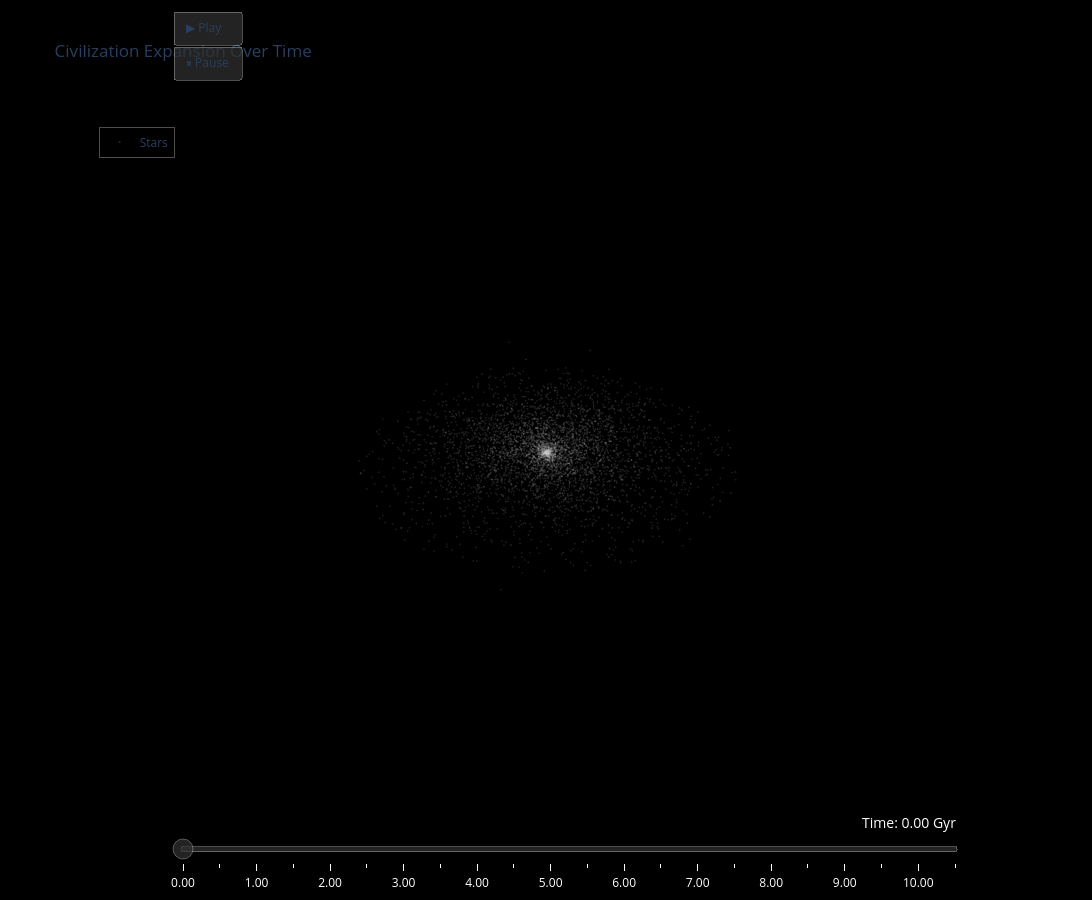

Notebook source saved alongside this figure:
### Markdown cell above
## 5. Animated Visualization: Watch Expansion Over Time

The real magic: see trajectories and spheres grow dynamically as civilizations colonize!

### Code cell
# Create animated figure with both features
print("Creating animation... (this may take a moment)")

fig_anim = viz.create_animated_figure(
    subsample_stars=5000,
    show_stars=True,
    show_hazards=True,
    show_trajectories=True,  # Grows as colonies arrive
    show_spheres=True  # Expands as civilizations reach farther
)

fig_anim.update_layout(title="Civilization Expansion Over Time")
fig_anim.show()

print("\n🎬 Controls:")
print("  - Click Play button to watch expansion")
print("  - Drag timeline slider to jump to specific time")
print("  - Trajectories appear as colonies are established")
print("  - Spheres grow as civilizations expand outward")

### Figure 1 — Plotly figure (JSON) as saved in the notebook; plotly's stock layout.template omitted (floating-point values rounded to 4 significant figures; data arrays with more than 128 entries replaced by an {"elided": "..."} marker saying what was removed)
{"data": [{"hoverinfo": "skip", "marker": {"color": "rgb(200, 200, 200)", "opacity": 0.15, "size": 1}, "mode": "markers", "name": "Stars", "type": "scatter3d", "x": {"elided": "5000 float values"}, "y": {"elided": "5000 float values"}, "z": {"elided": "5000 float values"}}], "layout": {"height": 900, "legend": {"bgcolor": "rgba(0, 0, 0, 0.5)", "bordercolor": "rgba(255, 255, 255, 0.3)", "borderwidth": 1, "x": 0.02, "y": 0.98}, "paper_bgcolor": "rgb(0, 0, 0)", "plot_bgcolor": "rgb(0, 0, 0)", "scene": {"bgcolor": "rgb(0, 0, 0)", "camera": {"eye": {"x": 1.5, "y": 1.5, "z": 1.3}}, "xaxis": {"showbackground": false, "showgrid": false, "showticklabels": false, "visible": false}, "yaxis": {"showbackground": false, "showgrid": false, "showticklabels": false, "visible": false}, "zaxis": {"showbackground": false, "showgrid": false, "showticklabels": false, "visible": false}}, "showlegend": true, "sliders": [{"active": 0, "bgcolor": "rgba(50, 50, 50, 0.7)", "bordercolor": "rgba(255, 255, 255, 0.3)", "borderwidth": 1, "currentvalue": {"font": {"color": "white", "size": 14}, "prefix": "Time: ", "suffix": " Gyr", "visible": true, "xanchor": "right"}, "font": {"color": "white"}, "len": 0.85, "steps": [{"args": [["t_0"], {"frame": {"duration": 0, "redraw": true}, "mode": "immediate", "transition": {"duration": 0}}], "label": "0.00", "method": "animate"}, {"args": [["t_1"], {"frame": {"duration": 0, "redraw": true}, "mode": "immediate", "transition": {"duration": 0}}], "label": "0.50", "method": "animate"}, {"args": [["t_2"], {"frame": {"duration": 0, "redraw": true}, "mode": "immediate", "transition": {"duration": 0}}], "label": "1.00", "method": "animate"}, {"args": [["t_3"], {"frame": {"duration": 0, "redraw": true}, "mode": "immediate", "transition": {"duration": 0}}], "label": "1.50", "method": "animate"}, {"args": [["t_4"], {"frame": {"duration": 0, "redraw": true}, "mode": "immediate", "transition": {"duration": 0}}], "label": "2.00", "method": "animate"}, {"args": [["t_5"], {"frame": {"duration": 0, "redraw": true}, "mode": "immediate", "transition": {"duration": 0}}], "label": "2.50", "method": "animate"}, {"args": [["t_6"], {"frame": {"duration": 0, "redraw": true}, "mode": "immediate", "transition": {"duration": 0}}], "label": "3.00", "method": "animate"}, {"args": [["t_7"], {"frame": {"duration": 0, "redraw": true}, "mode": "immediate", "transition": {"duration": 0}}], "label": "3.50", "method": "animate"}, {"args": [["t_8"], {"frame": {"duration": 0, "redraw": true}, "mode": "immediate", "transition": {"duration": 0}}], "label": "4.00", "method": "animate"}, {"args": [["t_9"], {"frame": {"duration": 0, "redraw": true}, "mode": "immediate", "transition": {"duration": 0}}], "label": "4.50", "method": "animate"}, {"args": [["t_10"], {"frame": {"duration": 0, "redraw": true}, "mode": "immediate", "transition": {"duration": 0}}], "label": "5.00", "method": "animate"}, {"args": [["t_11"], {"frame": {"duration": 0, "redraw": true}, "mode": "immediate", "transition": {"duration": 0}}], "label": "5.50", "method": "animate"}, {"args": [["t_12"], {"frame": {"duration": 0, "redraw": true}, "mode": "immediate", "transition": {"duration": 0}}], "label": "6.00", "method": "animate"}, {"args": [["t_13"], {"frame": {"duration": 0, "redraw": true}, "mode": "immediate", "transition": {"duration": 0}}], "label": "6.50", "method": "animate"}, {"args": [["t_14"], {"frame": {"duration": 0, "redraw": true}, "mode": "immediate", "transition": {"duration": 0}}], "label": "7.00", "method": "animate"}, {"args": [["t_15"], {"frame": {"duration": 0, "redraw": true}, "mode": "immediate", "transition": {"duration": 0}}], "label": "7.50", "method": "animate"}, {"args": [["t_16"], {"frame": {"duration": 0, "redraw": true}, "mode": "immediate", "transition": {"duration": 0}}], "label": "8.00", "method": "animate"}, {"args": [["t_17"], {"frame": {"duration": 0, "redraw": true}, "mode": "immediate", "transition": {"duration": 0}}], "label": "8.50", "method": "animate"}, {"args": [["t_18"], {"frame": {"duration": 0, "redraw": true}, "mode": "immediate", "transition": {"duration": 0}}], "label": "9.00", "method": "animate"}, {"args": [["t_19"], {"frame": {"duration": 0, "redraw": true}, "mode": "immediate", "transition": {"duration": 0}}], "label": "9.50", "method": "animate"}, {"args": [["t_20"], {"frame": {"duration": 0, "redraw": true}, "mode": "immediate", "transition": {"duration": 0}}], "label": "10.00", "method": "animate"}, {"args": [["t_21"], {"frame": {"duration": 0, "redraw": true}, "mode": "immediate", "transition": {"duration": 0}}], "label": "10.00", "method": "animate"}], "tickcolor": "white", "x": 0.1, "xanchor": "left", "y": 0, "yanchor": "top"}], "title": {"text": "Civilization Expansion Over Time"}, "updatemenus": [{"bgcolor": "rgba(50, 50, 50, 0.7)", "bordercolor": "rgba(255, 255, 255, 0.3)", "borderwidth": 1, "buttons": [{"args": [null, {"frame": {"duration": 100, "redraw": true}, "fromcurrent": true, "mode": "immediate", "transition": {"duration": 50}}], "label": "▶ Play", "method": "animate"}, {"args": [[null], {"frame": {"duration": 0, "redraw": false}, "mode": "immediate", "transition": {"duration": 0}}], "label": "⏸ Pause", "method": "animate"}], "showactive": false, "type": "buttons", "x": 0.1, "xanchor": "left", "y": 1.15, "yanchor": "top"}], "width": 1400}}
